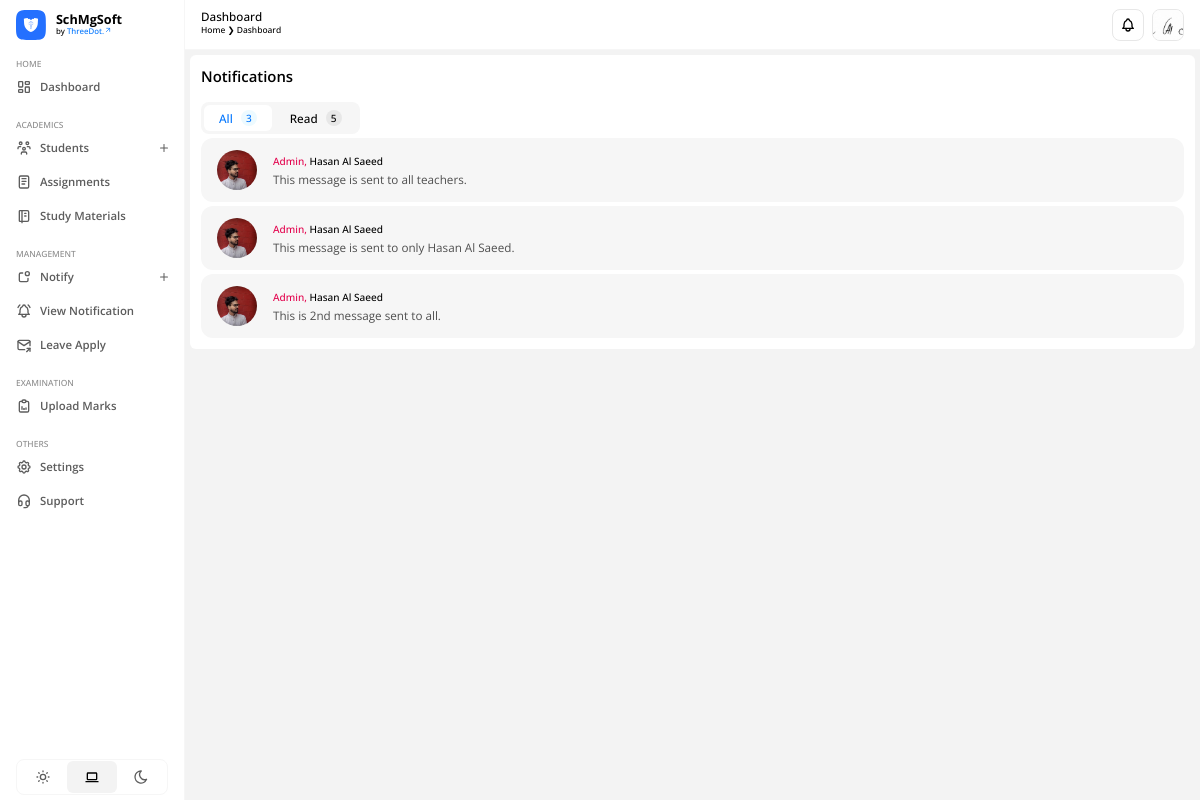
The page /management/notifications/view/ (signed in) on the database its author committed.
### apps/users/models.py (models this page shows)
class CustomUser(AbstractUser):
    USER = (
        (1, 'ADMIN'),
        (2, 'TEACHER'),
        (3, 'STUDENT')
    )
    user_type = models.CharField(choices=USER, max_length=20, default=1)
    profile_pic = models.ImageField(upload_to='profile_pic/', null=True, blank=True)
    city = models.CharField(max_length=200, blank=True)
    country = models.CharField(max_length=200, blank=True)

### apps/management/models.py (models this page shows, shortened)
class TeacherNotification(models.Model):
    MESSAGE_TYPE_CHOICES = [
        ('text', 'Text'),
        ('file', 'File'),
        ('image', 'Image'),
    ]
    sender = models.ForeignKey(settings.AUTH_USER_MODEL, on_delete=models.CASCADE)
    recipients = models.ManyToManyField(Teacher)
    message = models.TextField()
    message_type = models.CharField(max_length=10, choices=MESSAGE_TYPE_CHOICES, default='text')
    file = models.FileField(upload_to='notifications/files/', null=True, blank=True)
    image = models.ImageField(upload_to='notifications/images/', null=True, blank=True)
    confidential = models.BooleanField(default=False)
    created_at = models.DateTimeField(auto_now_add=True)

### apps/management/views.py (the view)
# urls.py: path('notifications/view/', views.view_notifications, name='view-notifications'),
@login_required(login_url='/')
def view_notifications(request):
    recipient = request.user.teacher
    notifications = TeacherNotification.objects.filter(recipients=recipient)
    notifications_with_sender = []
    for notification in notifications:
        notifications_with_sender.append({
            'notification': notification,
            'sender': notification.sender
        })
    total_notifications = notifications.count()
    context = {
        'notifications_with_sender': notifications_with_sender,
        'total_notifications': total_notifications,
    }
    return render(request, 'view-notifications.html', context)

### apps/management/templates/view-notifications.html
{% extends "base.html" %} {% load static %} {% block htmlhead %}
<link
  rel="stylesheet"
  type="text/css"
  href="{% static 'css/management/view-notifications.css' %}"
/>
{% endblock htmlhead %} {% block content %}
<div class="container">
  <h3>Notifications</h3>
  <div class="notifications-container">
    <div class="tab-container">
      <button class="tabs active">
        <p>All</p>
        <span>{{ total_notifications }}</span>
      </button>
      <button class="tabs">
        <p>Read</p>
        <span>5</span>
      </button>
    </div>
    <ul>
      {% for item in notifications_with_sender %}
      <li>
        <a href="">
          <div class="left">
            <div class="fig">
              {% if not item.sender %}
              <img
                src="https://images.unsplash.com/photo-1721048166150-3b2bb2ca3431?crop=entropy&cs=srgb&fm=jpg&ixid=M3wzMjM4NDZ8MHwxfHJhbmRvbXx8fHx8fHx8fDE3MjE3NTI5MTh8&ixlib=rb-4.0.3&q=85"
                alt="Photo."
              />
              {% else %}
              <img
                src="{{ item.sender.profile_pic.url }}" alt="Photo."/>
              {% endif %}
            </div>
          </div>
          <div class="right">
            {% if item.sender.user_type == '1' %}
                <h3 style="color: rgb(227, 0, 76);">Admin, <span style="color: var(--text-clr-950);">{{ item.sender.first_name }} {{ item.sender.last_name }}</span></h3>
            {% elif item.sender.user_type == '2' %}
                <h3 style="color: rgb(228, 167, 0);">Teacher, <span style="color: var(--text-clr-950);">{{ item.sender.first_name }} {{ item.sender.last_name }}</span></h3>
            {% else %}
                <h3 style="color: rgb(0, 215, 90);">Student, <span style="color: var(--text-clr-950);">{{ item.sender.first_name }} {{ item.sender.last_name }}</span></h3>
            {% endif %}
            <p>{{ item.notification.message }}</p>
          </div>
        </a>
      </li>
      {% endfor %}
    </ul>
  </div>
</div>
{% endblock %}

### SchMgSoft/templates/header.html (shortened to what this page needs)
{% load static %}
{% block content %}
<header>
  <div class="left">
    <h3>Dashboard</h3>
    <div class="breadcrumb">
      <p>Home &#10095; Dashboard</p>
    </div>
  </div>
  <div class="right">
    <div id="notification-icon">
    </div>
    <div id="profile">
      {% if not user.profile_pic %}
      <img
        src="https://images.unsplash.com/photo-1522075469751-3a6694fb2f61?crop=entropy&cs=srgb&fm=jpg&ixid=M3wzMjM4NDZ8MHwxfHJhbmRvbXx8fHx8fHx8fDE3MjA2ODA4NTB8&ixlib=rb-4.0.3&q=85"
        alt="Profile Photo."
      />
      {% else %}
      <img src="{{ user.profile_pic.url }}" alt="Profile Photo." />
      {% endif %}
    </div>
  </div>
</header>
{% endblock %}
{% block extracss %}
<link rel="stylesheet" type="text/css" href="{% static 'css/header.css' %}" />
{% endblock %}

### SchMgSoft/static/css/style.css (style rules this page uses)
:root { --accent-clr-50: #edfaff; --accent-clr-100: #d6f1ff; --accent-clr-200: #b5e9ff; --accent-clr-300: #83ddff; --accent-clr-400: #48c7ff; --accent-clr-500: #1ea8ff; --accent-clr-600: #0689ff; --accent-clr-700: #0075fe; --accent-clr-800: #085ac5; --accent-clr-900: #0d4e9b; --accent-clr-950: #0e305d; --round-sm: 0.125rem; --round-norm: 0.25rem; --round-md: 0.375rem; --round-lg: 0.5rem; --round-xl: 0.75rem; --round-2xl: 1rem; --round-3xl: 1.5rem; --round-full: 50%; --transition-time: 0.15s; --animation-time: 0.3s; }
*, *:before, *:after { margin: 0; padding: 0; box-sizing: border-box; font-family: 'Open Sans', sans-serif; font-synthesis: none; -webkit-font-smoothing: antialiased; -moz-osx-font-smoothing: grayscale; text-rendering: optimizeLegibility; }
html { scroll-behavior: smooth; }
body { margin: 0; padding: 0; min-width: 100%; min-height: 100vh; font-family: 'Open Sans', sans-serif; font-synthesis: none; -webkit-font-smoothing: antialiased; -moz-osx-font-smoothing: grayscale; text-rendering: optimizeLegibility; overflow: hidden; }
body.light-mode { --text-clr-50: #f6f6f6; --text-clr-100: #e7e7e7; --text-clr-200: #d1d1d1; --text-clr-300: #b0b0b0; --text-clr-400: #9c9c9c; --text-clr-500: #8c8c8c; --text-clr-600: #5d5d5d; --text-clr-700: #4f4f4f; --text-clr-800: #454545; --text-clr-900: #3d3d3d; --text-clr-950: #000000; --bg-clr: #f3f3f3; --bg-component: #ffffff; --bg-icon: #f3f3f3; --bg-blur: rgba(255, 255, 255, 0.3); --border-clr: rgba(0, 0, 0, 0.05); --overlay: rgba(0, 0, 0, 0.5); }
a { padding: 0; margin: 0; text-decoration: none; color: var(--text-clr-950); cursor: pointer; }
p, h1, h2, h3, h4, h5, h6 { padding: 0; margin: 0; }

### SchMgSoft/static/css/management/view-notifications.css (style rules this page uses)
.container { padding: 11px; width: 100%; display: flex; flex-direction: column; gap: 16px; align-items: start; background: var(--bg-component); border-radius: var(--round-md); }
.container h3 { font-size: 0.931rem; font-weight: 600; text-align: left; color: var(--text-clr-950); }
.notifications-container { width: 100%; display: flex; flex-direction: column; gap: 4px; align-items: start; }
.notifications-container .tab-container { padding: 3px; width: fit-content; height: 32px; display: flex; align-items: center; gap: 3px; justify-content: left; background: var(--text-clr-50); border-radius: var(--round-lg); }
.notifications-container .tab-container .tabs { padding: 5px 15px; width: fit-content; height: 100%; display: flex; align-items: center; gap: 8px; justify-content: center; background: none; color: var(--text-clr-950); border-radius: var(--round-md); border: none; outline: none; cursor: pointer; }
.notifications-container .tab-container .tabs.active { background: var(--bg-component); color: var(--accent-clr-700); }
.notifications-container .tab-container .tabs p { font-size: 0.731rem; font-weight: 500; text-align: center; }
.notifications-container .tab-container .tabs span { width: 16px; height: 16px; display: flex; align-items: center; justify-content: center; font-size: 0.631rem; font-weight: 500; text-align: center; color: var(--text-clr-950); background: var(--text-clr-100); border-radius: var(--round-full); }
.notifications-container .tab-container .tabs.active span { background: var(--accent-clr-50); color: var(--accent-clr-700); }
.notifications-container ul { width: 100%; display: flex; flex-direction: column; gap: 4px; align-items: start; list-style-type: none; }
.notifications-container ul li { width: 100%; height: 64px; border-radius: var(--round-xl); background: var(--text-clr-50); text-decoration: none; overflow: hidden; }
.notifications-container ul li a { padding: 4px 16px; width: 100%; height: 100%; display: flex; align-items: center; }
.notifications-container ul li a .left { flex-shrink: 0; margin-right: 16px; }
.notifications-container ul li a .left .fig { width: 40px; height: 40px; display: flex; align-items: center; justify-content: center; border-radius: var(--round-full); overflow: hidden; }
.notifications-container ul li a .left .fig img { width: 100%; height: 100%; object-fit: cover; }
.notifications-container ul li a .right { flex-grow: 1; overflow: hidden; }
.notifications-container ul li a .right h3 { margin-bottom: 4px; font-size: 0.631rem; font-weight: 500; text-align: left; color: var(--text-clr-950); }
.notifications-container ul li a .right p { margin: 0; font-size: 0.731rem; font-weight: 400; text-align: left; color: var(--text-clr-700); white-space: nowrap; overflow: hidden; text-overflow: ellipsis; }

### rows shown on the page
CustomUser: profile_pic (picture)
TeacherNotification: sender.profile_pic (picture), sender.first_name "Hasan", sender.last_name "Al Saeed", notification.message "This message is sent to all teachers."
TeacherNotification: sender.profile_pic (picture), sender.first_name "Hasan", sender.last_name "Al Saeed", notification.message "This message is sent to only Hasan Al Saeed."
TeacherNotification: sender.profile_pic (picture), sender.first_name "Hasan", sender.last_name "Al Saeed", notification.message "This is 2nd message sent to all."

### other values the page prints
{{ total_notifications }} "3"
